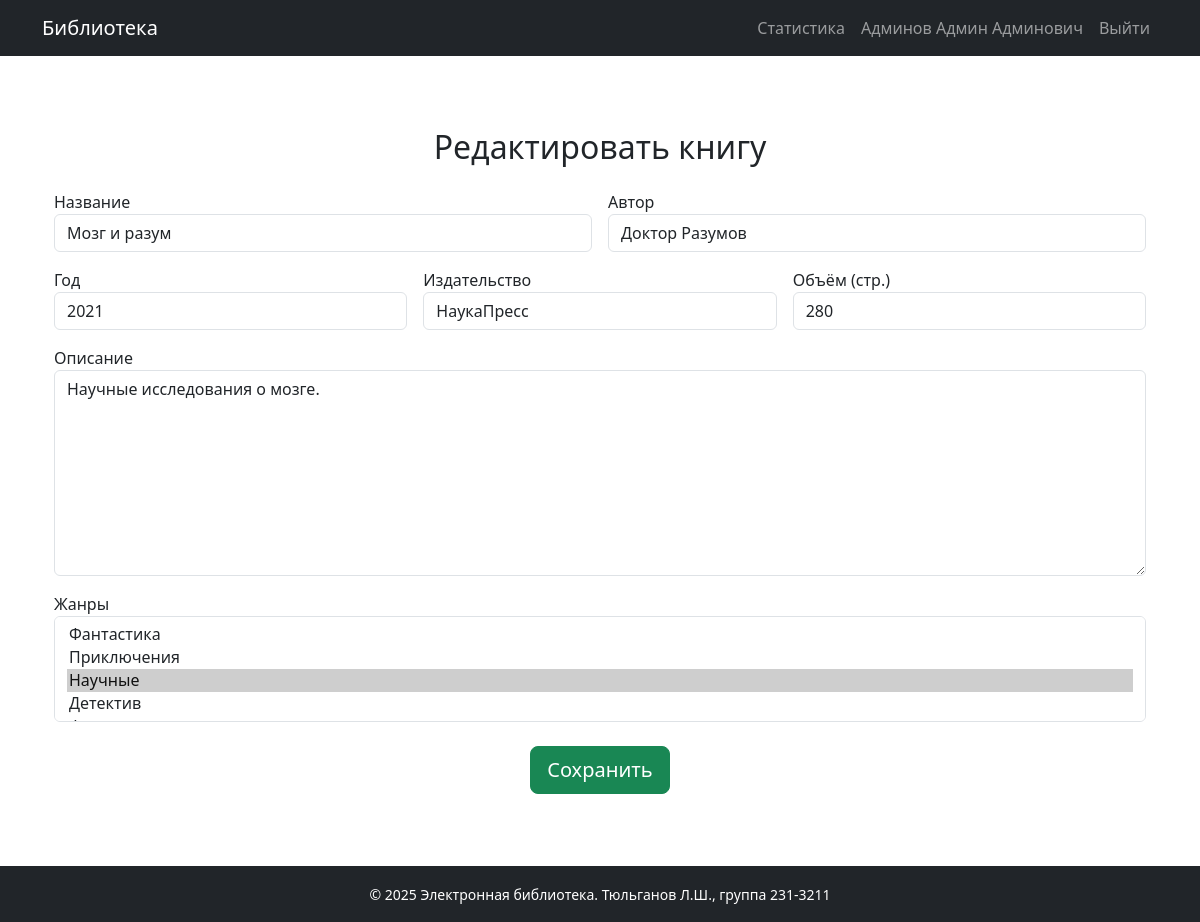
/edit/2 (signed in), run on the app's committed database.
### models.py (models this page shows, shortened)
class User(db.Model, UserMixin):
    id = db.Column(db.Integer, primary_key=True)
    username = db.Column(db.String(64), unique=True, nullable=False)
    password_hash = db.Column(db.String(128), nullable=False)
    last_name = db.Column(db.String(64), nullable=False)
    first_name = db.Column(db.String(64), nullable=False)
    middle_name = db.Column(db.String(64), nullable=True)
    role_id = db.Column(db.Integer, db.ForeignKey('role.id'), nullable=False)
    reviews = db.relationship('Review', backref='user', lazy=True)
    view_history = db.relationship('ViewHistory', backref='user', lazy=True)
    def full_name(self):
        return f"{self.last_name} {self.first_name} {self.middle_name or ''}".strip()

class Book(db.Model):
    id = db.Column(db.Integer, primary_key=True)
    title = db.Column(db.String(128), nullable=False)
    description = db.Column(db.Text, nullable=False)
    year = db.Column(db.Integer, nullable=False)
    publisher = db.Column(db.String(128), nullable=False)
    author = db.Column(db.String(128), nullable=False)
    pages = db.Column(db.Integer, nullable=False)
    genres = db.relationship('Genre', secondary=book_genres, back_populates='books')
    cover = db.relationship('Cover', backref='book', uselist=False, cascade="all, delete")
    reviews = db.relationship('Review', backref='book', cascade="all, delete")
    view_history = db.relationship('ViewHistory', backref='book', cascade="all, delete")

### app.py (the view, shortened to what this page needs)
@app.route('/edit/<int:book_id>', methods=['GET', 'POST'])
@login_required
def edit_book(book_id):
    book = Book.query.get_or_404(book_id)
    if current_user.role.name not in ['Администратор', 'Модератор']:
        flash('У вас недостаточно прав.', 'danger')
        return redirect(url_for('index'))
    form = BookForm(obj=book)
    form.genres.choices = [(g.id, g.name) for g in Genre.query.all()]
    if request.method == 'GET':
        form.genres.data = [g.id for g in book.genres]
    return render_template('book_form.html', form=form, title='Редактировать книгу', show_cover_field=False)

### forms.py
class BookForm(FlaskForm):
    title = StringField('Название', validators=[DataRequired(), Length(max=128)])
    description = TextAreaField('Описание', validators=[DataRequired()])
    year = IntegerField('Год', validators=[DataRequired(), NumberRange(min=1000, max=2100)])
    publisher = StringField('Издательство', validators=[DataRequired(), Length(max=128)])
    author = StringField('Автор', validators=[DataRequired(), Length(max=128)])
    pages = IntegerField('Объём (стр.)', validators=[DataRequired(), NumberRange(min=1)])
    genres = SelectMultipleField('Жанры', coerce=int, validators=[DataRequired()])
    cover = FileField('Обложка', validators=[
        FileAllowed(['jpg', 'jpeg', 'png'], 'Только изображения (.jpg, .jpeg, .png)')
    ])
    submit = SubmitField('Сохранить')

### app.py (called while the page is built)
@login_manager.user_loader
def load_user(user_id):
    return User.query.get(int(user_id))

### templates/book_form.html (shortened to what this page needs)
{% extends "base.html" %}
{% block content %}
<div class="container my-5">
  <h2 class="mb-4 text-center">{{ title if title else 'Добавить книгу' }}</h2>
  <form id="book-form" method="POST" {% if show_cover_field %} enctype="multipart/form-data" {% endif %}>
    <div class="row g-3">
      <div class="col-md-6">
        {{ form.title.label }}<br>
        {{ form.title(class="form-control") }}
      </div>
      <div class="col-md-6">
        {{ form.author.label }}<br>
        {{ form.author(class="form-control") }}
      </div>
      <div class="col-md-4">
        {{ form.year.label }}<br>
        {{ form.year(class="form-control") }}
      </div>
      <div class="col-md-4">
        {{ form.publisher.label }}<br>
        {{ form.publisher(class="form-control") }}
      </div>
      <div class="col-md-4">
        {{ form.pages.label }}<br>
        {{ form.pages(class="form-control") }}
      </div>
      <div class="col-12">
        {{ form.description.label }}<br>
        {{ form.description(class="form-control", id="markdown-description", rows="8") }}
      </div>
      <div class="col-12">
        {{ form.genres.label }}<br>
        {{ form.genres(class="form-select", multiple=True) }}
      </div>
      <div class="col-12 text-center mt-4">
        {{ form.submit(class="btn btn-success btn-lg") }}
      </div>
    </div>
  </form>
</div>
{% endblock %}
{% block scripts %}
<link rel="stylesheet" href="https://cdn.jsdelivr.net/npm/easymde/dist/easymde.min.css">
{% endblock %}

### templates/base.html (shortened to what this page needs)
<!doctype html>
<html lang="ru">
<head>
  <link href="https://cdn.jsdelivr.net/npm/bootstrap@5.3.0/dist/css/bootstrap.min.css" rel="stylesheet">
</head>
<body class="d-flex flex-column min-vh-100">
<nav class="navbar navbar-expand-lg navbar-dark bg-dark mb-4">
  <div class="container">
    <a class="navbar-brand" href="{{ url_for('index') }}">Библиотека</a>
    <div class="collapse navbar-collapse" id="navbarNav">
      <ul class="navbar-nav ms-auto">
        {% if current_user.is_authenticated %}
          {% if current_user.role and current_user.role.name == 'Администратор' %}
          <li class="nav-item">
            <a class="nav-link" href="{{ url_for('statistics') }}">Статистика</a>
          </li>
          {% endif %}
          <li class="nav-item">
            <span class="nav-link">{{ current_user.full_name() }}</span>
          </li>
          <li class="nav-item">
            <a class="nav-link" href="{{ url_for('logout') }}">Выйти</a>
          </li>
        {% else %}
          <li class="nav-item">
            <a class="nav-link" href="{{ url_for('login') }}">Войти</a>
          </li>
        {% endif %}
      </ul>
    </div>
  </div>
</nav>
<div class="container mb-4 flex-grow-1">
  {% block content %}{% endblock %}
</div>
<footer class="bg-dark text-white mt-auto py-3">
  <div class="container text-center">
    <small>© 2025 Электронная библиотека. Тюльганов Л.Ш., группа 231-3211</small>
  </div>
</footer>
{% block scripts %}{% endblock %}
</body>
</html>

### data on the page
User: full_name "Админов Админ Админович"
Book: title "Мозг и разум", author "Доктор Разумов", year "2021", publisher "НаукаПресс", pages "280", description "Научные исследования о мозге."

### other printed values
{{ title if title else 'Добавить книгу' }} "Редактировать книгу"
